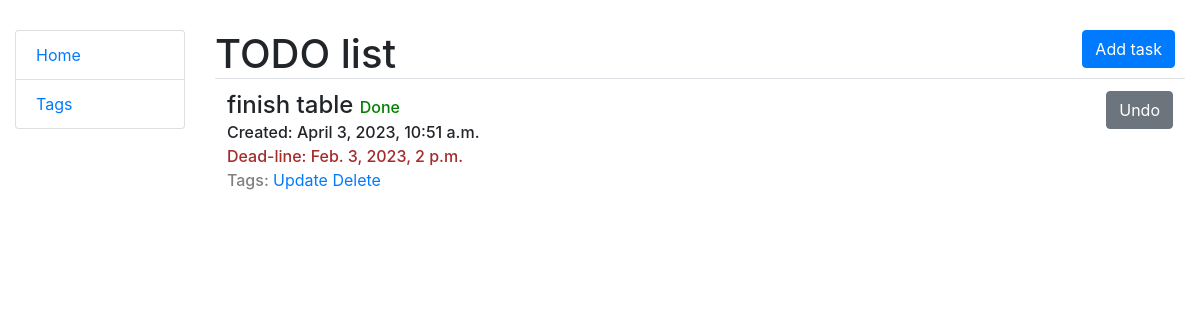
Before: / with the older database file.
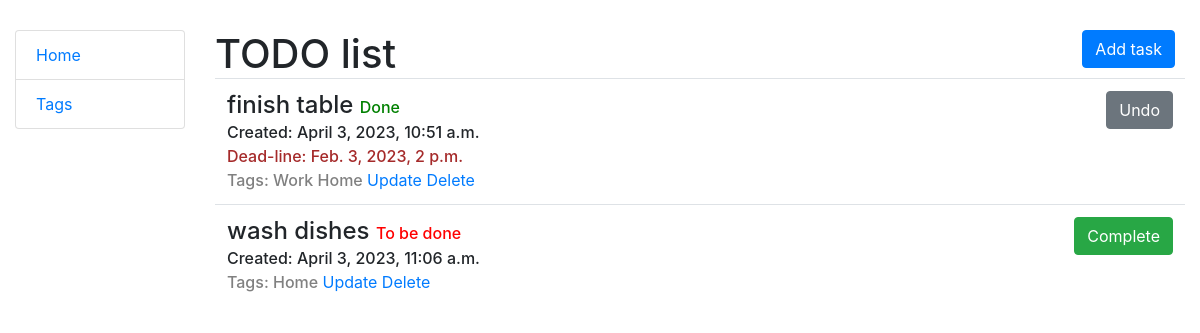
After: the same page with the newer database file.
### todo/models.py (models this page shows)
class Task(models.Model):
    content = models.CharField(max_length=255)
    datetime = models.DateTimeField(auto_now_add=True)
    optional_deadline = models.DateTimeField(blank=True, null=True)
    the_boolean = models.BooleanField(default=False)
    tags = models.ManyToManyField(Tag, related_name="tasks")

class Tag(models.Model):
    name = models.CharField(max_length=255)
    def __str__(self):
        return self.name

### todo/views.py (the view)
# urls.py: path("", TaskListView.as_view(), name="index"),
class TaskListView(generic.ListView):
    model = Task
    form_class = TaskForm
    template_name = "todo/index.html"

### templates/todo/index.html
{% extends "base.html" %}
{% block content %}
  <div style="margin-top: 30px; justify-content: space-around;">
  <a style="display: inline; float: right; margin-right: 10px" type="button" class="btn btn-primary" href="{% url "todo:task-create" %}">Add task</a>
  <h1 style="display: inline">TODO list</h1>
  <table class="table">
  <thead>
  {% for task in task_list %}
    <tr>
    <td>
      {% if task.the_boolean is False %}
        <a style="float: right" type="button" class="btn btn-success" href="{% url 'todo:task-status' pk=task.id%}">Complete</a>
      {% else %}
        <a style="float: right" type="button" class="btn btn-secondary" href="{% url 'todo:task-status' pk=task.id%}">Undo</a>
      {% endif %}
      <h4 style="display: inline">
        {{ task.content  }}
      </h4>
        {% if task.the_boolean %}
          <h6 style="display: inline; color: green">Done</h6>
          {% else %}
          <h6 style="display: inline; color: red">To be done</h6>
        {% endif %}
      <br>
      <h6 style="display: inline">
        Created: {{ task.datetime }}
      </h6>
      {% if task.optional_deadline %}
        <br>
        <h6 style="color: brown; display: inline">Dead-line: {{ task.optional_deadline }}</h6>
      {% endif %}
      <br>
      <h6  style="display: inline;color: gray">Tags:{% for tag in task.tags.all %} {{ tag }} {% endfor %} </h6>
      <a href="{% url 'todo:task-update' pk=task.pk%}">Update</a>
      <a href="{% url 'todo:task-delete' pk=task.pk%}">Delete</a>
    </td>
    </tr>
  {% endfor %}
  </thead>
  </table>
  </div>
{% endblock %}

Changed rows visible on the page:
changed Task "finish table": gains Tag (name "Work")
now on this page (row unchanged): Tag: name "Home"
added Task: the_boolean "Complete", content "wash dishes", datetime "April 3, 2023, 11:06 a.m."
